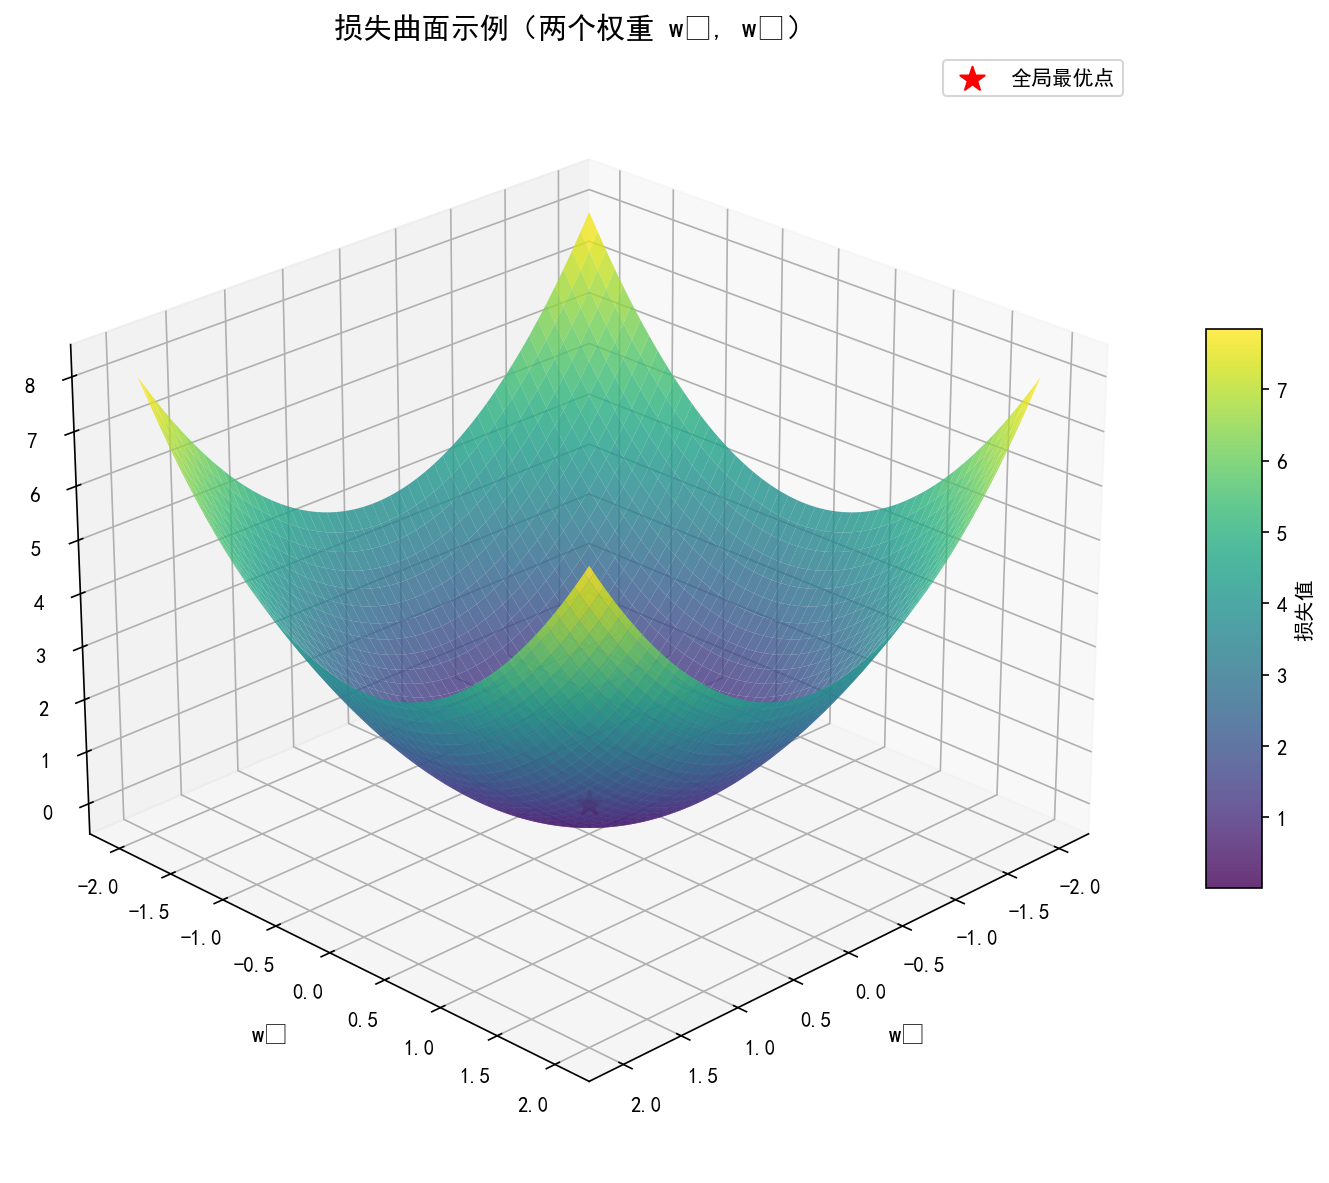

Here is the Python script that generated this plot:
"""
图1: 损失曲面示例（3D mesh）
展示两个权重 w1, w2 空间中的MSE损失曲面
"""
import numpy as np
import matplotlib.pyplot as plt
from mpl_toolkits.mplot3d import Axes3D

# 创建权重网格
w1 = np.linspace(-2, 2, 100)
w2 = np.linspace(-2, 2, 100)
W1, W2 = np.meshgrid(w1, w2)

# MSE损失曲面 (简化的碗形曲面)
# 假设最优点在 (0, 0)
loss = W1**2 + W2**2

# 创建图形
fig = plt.figure(figsize=(10, 8))
ax = fig.add_subplot(111, projection='3d')

# 绘制曲面
surf = ax.plot_surface(W1, W2, loss, cmap='viridis', alpha=0.8,
                        linewidth=0, antialiased=True)

# 标记最优点
ax.scatter([0], [0], [0], color='red', s=150, marker='*', 
           label='全局最优点', zorder=5)

# 标注
ax.set_xlabel('w₁', fontsize=12, labelpad=10)
ax.set_ylabel('w₂', fontsize=12, labelpad=10)
ax.set_zlabel('损失 J(w)', fontsize=12, labelpad=10)
ax.set_title('损失曲面示例（两个权重 w₁, w₂）', fontsize=14, fontweight='bold')

# 添加颜色条
fig.colorbar(surf, ax=ax, shrink=0.5, aspect=10, label='损失值')

# 添加图例
ax.legend(loc='upper right', fontsize=10)

# 设置视角
ax.view_init(elev=25, azim=45)

plt.tight_layout()
plt.savefig('fig1_loss_surface.png', dpi=150, bbox_inches='tight',
            facecolor='white', edgecolor='none')
print("fig1_loss_surface saved.")
